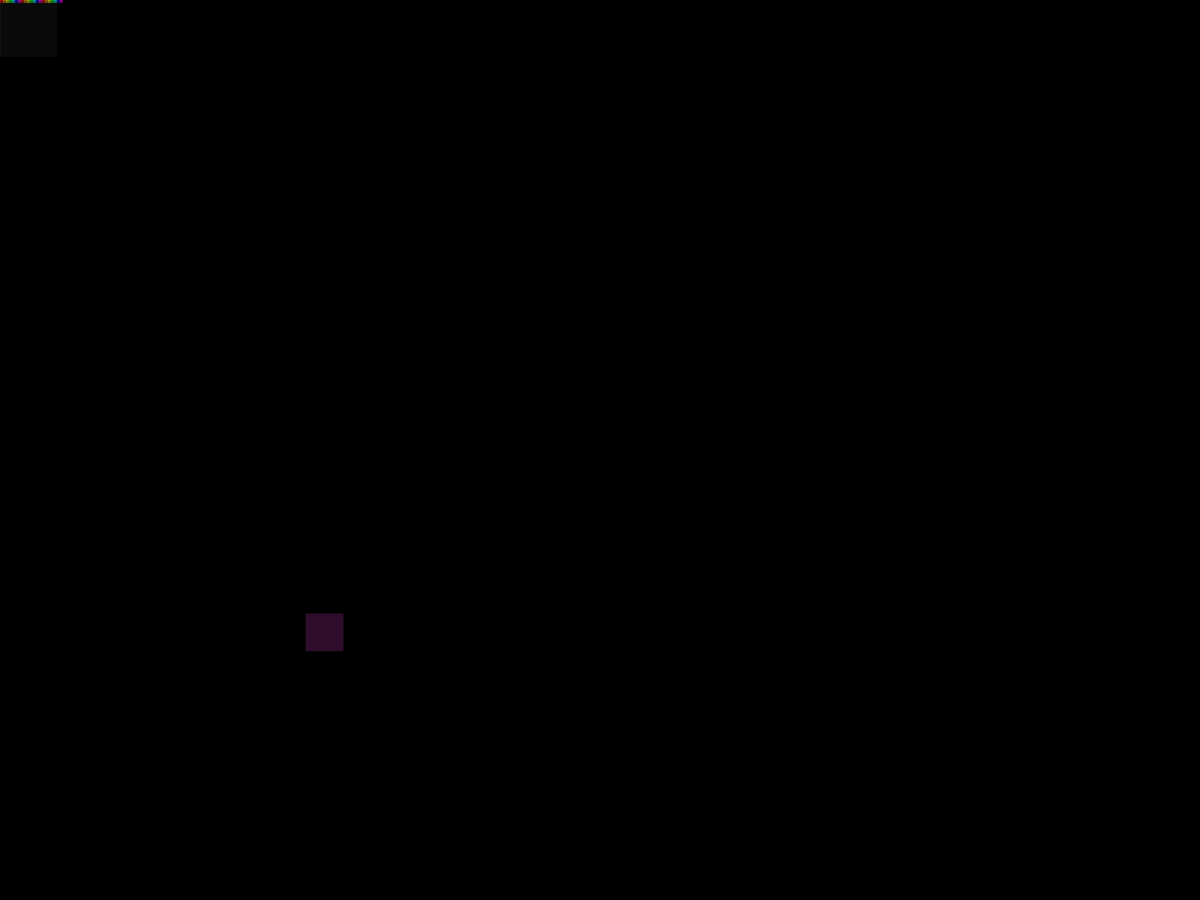
Frame 1 (no input)
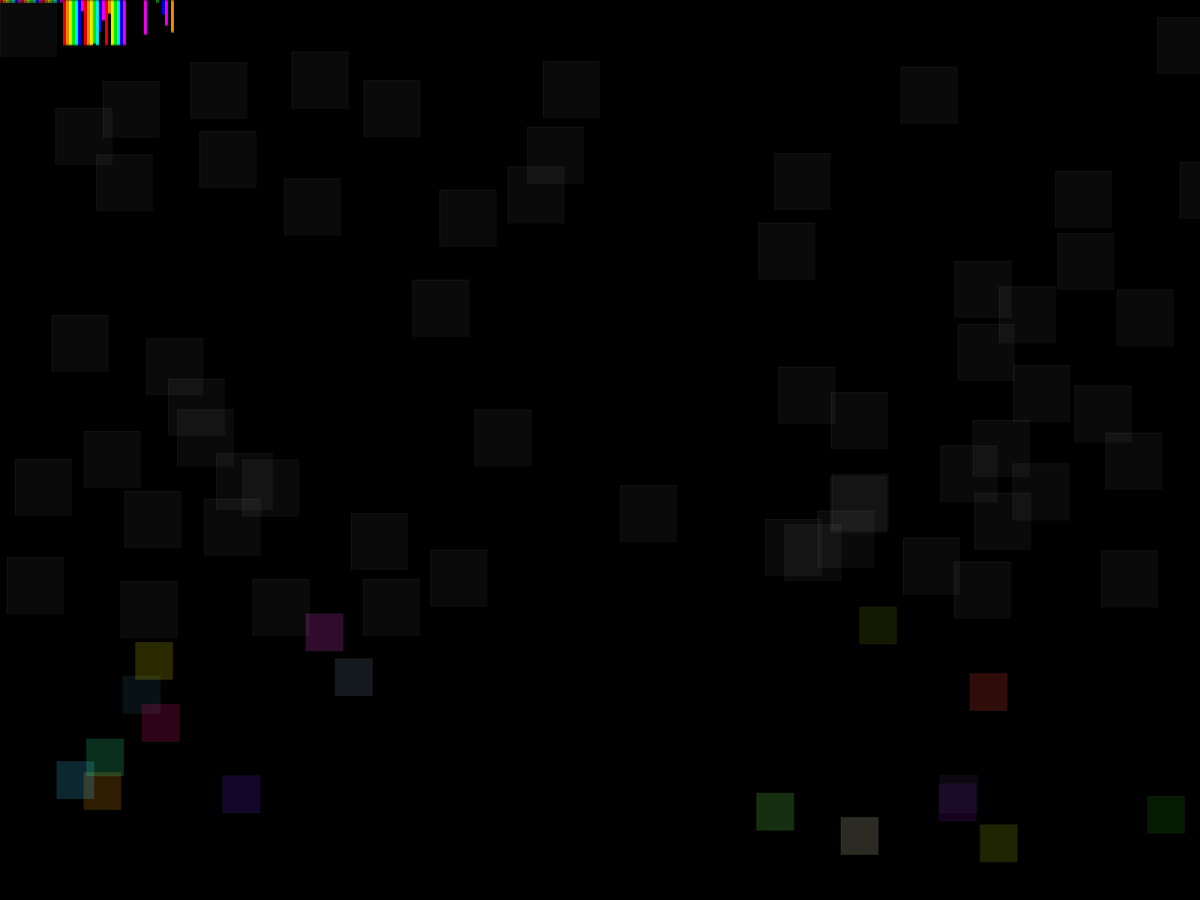
Frame 60 (the mouse pressed at the canvas centre just before this capture)
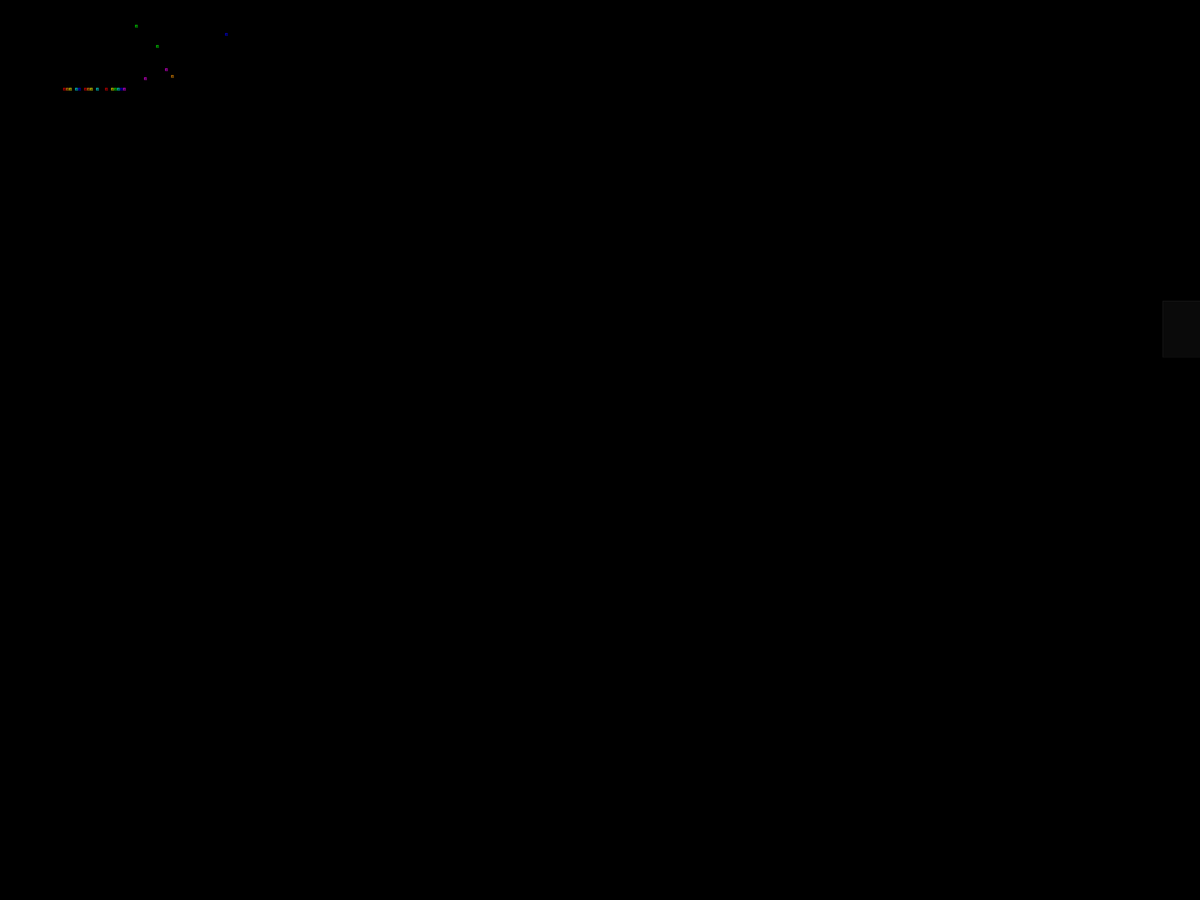
Frame 120 (the mouse held since frame 60 and released just before this capture)

The Processing sketch that drew these frames (run headless with seeded random() and noise(); from frame 60 on, the mouse is pressed at the canvas centre):

// Processing sketch: Rainbow_Drops
// ── Rainbow_Drops.pde
/* 
  Name:Flynn Lundeen
  Date:9/7/17
  Sketch Name:*Rainbow Drops*
  Description: The purpose of this sketch is to simulate colorful raindrops. I also you almost transparent white rectangles
  to cloud up and slowly hide the path of the Raindrops. The Raindrops and made of 3x3 rectagles whose y value is increased
  to have them fall down the scree.There are always at most 14 raindrops on the screen at a time. Some interactive features
  with this code is that you can clear the screen while it is creating, and slow down the drawing, by moving the mouse to
  the right of the canvas. If you want to keep it drawing at its fastest pace though keep your cursor as far to the left of
  the screen as possible. I understand it is not the most efficient code, but it is the best I could do with my knowledge
  of processing.
 */

//This declares all the types of classes and variables

Drop rain1;
Drop rain2;
Drop rain3;
Drop rain4;
Drop rain5;
Drop rain6;
Drop rain7;
Drop rain8;
Drop rain9;
Drop rain10;
Drop rain11;
Drop rain12;
Drop rain13;
Drop rain14;
Drop rain15;
Drop rain16;
Drop rain17;
Drop rain18;
Drop rain19;
Drop rain20;
Drop rain21;
int canvas_x;
int canvas_y;
int Cloud_x;
int Cloud_y;


void setup() {
  
  //This is how I input the values and conditions of all my classes and variables
  
  rain1 = new Drop(0,255,0,0);
  rain2 = new Drop(4,255,150,0);
  rain3 = new Drop(8,250,255,0);
  rain4 = new Drop(12,0,255,0);
  rain5 = new Drop(16,0,255,250);
  rain6 = new Drop(20,0,0,255);
  rain7 = new Drop(24,255,0,255);
  rain8 = new Drop(28,255,0,0);
  rain9 = new Drop(32,255,150,0);
  rain10 = new Drop(36,255,255,0);
  rain11 = new Drop(40,0,255,0);
  rain12 = new Drop(44,0,255,250);
  rain13 = new Drop(48,0,0,255);
  rain14 = new Drop(52,255,0,255);
  rain15 = new Drop(56,255,0,0);
  rain16 = new Drop(60,255,150,0);
  rain17 = new Drop(64,255,255,0);
  rain18 = new Drop(68,0,255,0);
  rain19 = new Drop(72,0,255,250);
  rain20 = new Drop(76,0,0,255);
  rain21 = new Drop(80,255,0,255);
  canvas_x=1600;
  canvas_y=800;
  
  //makes the display fullscreeen
  
  fullScreen();
  frameRate(10000);
  colorMode(RGB);
  colorMode(BLEND);
  background(0);
}

void draw() {
  
  //allows the user to reset the canvas of the code
  
  if (mousePressed) {
    background(0);
    delay(100);
  }
  
  //controls how fast the design is created
  
  delay(mouseX/75);
  
  rain1.Rain_drop();
  rain2.Rain_drop();
  rain3.Rain_drop();
  rain4.Rain_drop();
  rain5.Rain_drop();
  rain6.Rain_drop();
  rain7.Rain_drop();
  rain8.Rain_drop();
  rain9.Rain_drop();
  rain10.Rain_drop();
  rain11.Rain_drop();
  rain12.Rain_drop();
  rain13.Rain_drop();
  rain14.Rain_drop();
  rain15.Rain_drop();
  rain16.Rain_drop();
  rain17.Rain_drop();
  rain18.Rain_drop();
  rain19.Rain_drop();
  rain20.Rain_drop();
  rain21.Rain_drop();
  
  //sets what the Clouds look like

  fill(255,255,255,10);
  stroke(255,255,255,10);
  rect(Cloud_x,Cloud_y,75,75);
  Cloud_x=int(random(-5,canvas_x));
  Cloud_y=int(random(-5,canvas_y));
  
  //How the Clouds are randomly paced throughout the canvas
  
  fill(random(255),random(255),random(255),50);
  stroke(random(255),random(255),random(255),10);
  rect(random(canvas_x,2000),random(2000),50,50);
    rect(random(2000),random(canvas_y,2000),50,50); 
  //Fills the unused space on the canvas
  
}
// ── class_Drop_code.pde
class Drop {
  
  //the variables used in the classes
  float drop;
  float drop_y;
  float R_r;
  float R_c1;
  float R_c2;
  float R_c3;
  float drop_1;
  
   //The inputs that make the seperate classes unique
  Drop(float x,float C1,float C2, float C3) {
   
    //sets the values of all the variables
    
    drop=x;
    drop_1=x;
    drop_y=0;
    R_r=random(canvas_y);
    R_c1=C1;
    R_c2=C2;
    R_c3=C3;
    
  }
  
  
  void Rain_drop(){
    if(drop_y <= R_r) {
    fill(R_c1,R_c2,R_c3,100);
    stroke(R_c1,R_c2,R_c3,100);
    rect(drop,drop_y,3,3);
    drop_y = drop_y + 1;
  }else if(drop_y > R_r) { //What draws the Raindrops on the screen
    R_r=int(random(canvas_y));
    drop+=84;
    drop_y = 0;
  }
  //Tells the Raindrop to restart at a different X value when it's path is finished
  if(drop > canvas_x) {
    drop = drop_1;
  }
  }
}
